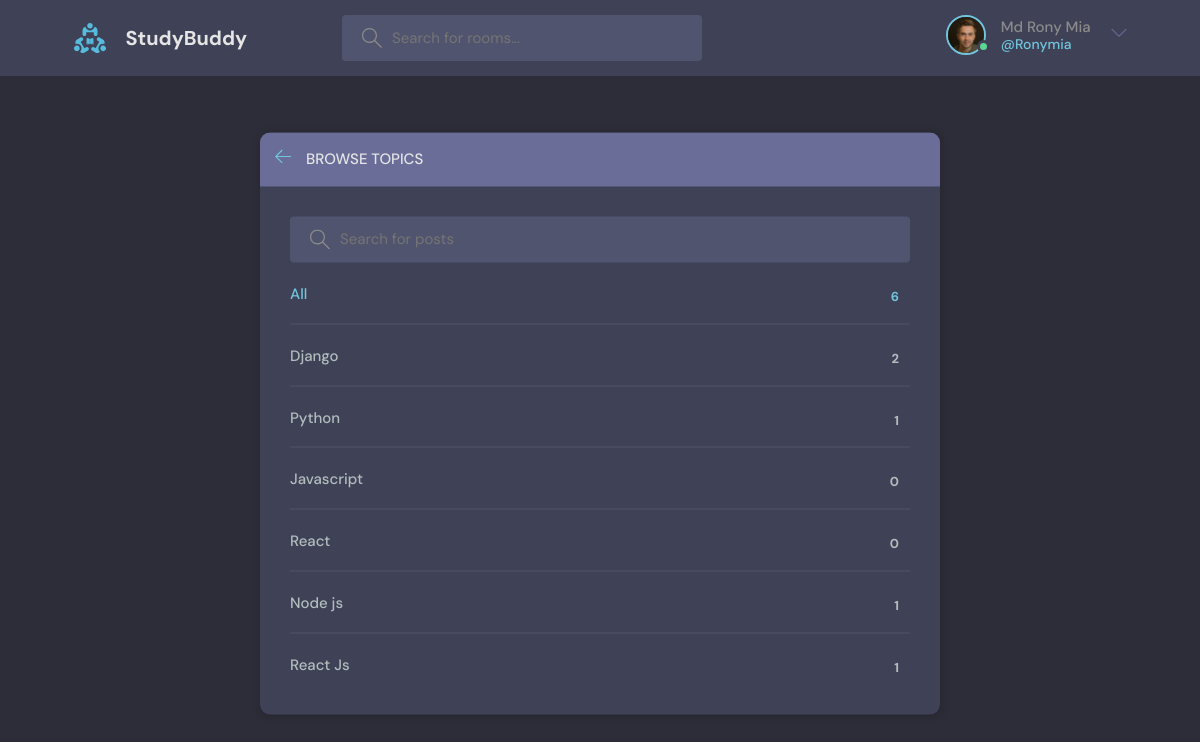
The app's page /topics/ (signed in) with its own data.
### devaccounts/models.py (models this page shows, shortened)
class Profile(models.Model):
    user = models.OneToOneField(User,on_delete=models.CASCADE)
    first_name = models.CharField(max_length=100,null=True,blank=True)
    username = models.CharField(max_length=100,null=True,blank=True)
    email = models.EmailField(max_length=100,null=True,blank=True)
    profile_pic = models.ImageField(upload_to='avatar',default='dennis.jpg',blank=True,null=True)
    bio = models.TextField()
    facebook_id = models.URLField(blank=True,null=True)
    twitter_id = models.URLField(blank=True,null=True)
    linkedin_id = models.URLField(blank=True,null=True)

### devproject/models.py (models this page shows, shortened)
class Topics(models.Model):
    name = models.CharField(max_length=120)

### devproject/views.py (the view)
# urls.py: path('topics/',views.topics,name='topics'),
def topics(request):
    q = request.GET.get('q') if request.GET.get('q') != None else ''
    topics = Topics.objects.filter(
        Q(name__icontains=q)
    )
    context = {'topics':topics}
    return render (request,'devproject/alltopics.html',context)

### devproject/templates/devproject/alltopics.html (shortened to what this page needs)
{% extends 'base.html' %}
{% block content %}
<main class="create-room layout">
    <div class="container">
      <div class="layout__box">
        <div class="layout__boxHeader">
          <div class="layout__boxTitle">
            <a href="{% url 'home' %}">
              <svg version="1.1" xmlns="http://www.w3.org/2000/svg" width="32" height="32" viewBox="0 0 32 32">
                <title>arrow-left</title>
                <path
                  d="M13.723 2.286l-13.723 13.714 13.719 13.714 1.616-1.611-10.96-10.96h27.625v-2.286h-27.625l10.965-10.965-1.616-1.607z"
                ></path>
              </svg>
            </a>
            <h3>Browse Topics</h3>
          </div>
        </div>
        <div class="topics-page layout__body">
          <form class="header__search" method='GET'>
            <label>
              <input name='q' placeholder="Search for posts" />
            </label>
          </form>
          <ul class="topics__list">
            <li>
              <a href="{% url 'topics' %}" class="active">All <span>{{topics.count}}</span></a>
            </li>
            {% for topic in topics %}
            <li>
              <a href="{% url 'home' %}?q={{topic.name}}">{{topic.name}} <span>{{topic.room_set.all.count}}</span></a>
            </li>
            {% endfor %}
          </ul>
        </div>
      </div>
    </div>
  </main>
{% endblock content %}

### templates/includes/header.html (shortened to what this page needs)
{% load static %}
<header class="header header--loggedIn">
    <div class="container">
      <a href="{% url 'home' %}" class="header__logo">
        <img src="{% static 'images/logo.svg' %}" />
        <h1>StudyBuddy</h1>
      </a>
      <form class="header__search" method='GET'>
        <label>
          <input name='q' placeholder="Search for rooms..." />
        </label>
      </form>
      <nav class="header__menu">
        {% if request.user.is_authenticated %}
        <div class="header__user">
          <a href="{% url 'profile' user.id %}">
            <div class="avatar avatar--medium active">
              <img src="{{request.user.profile.profile_pic.url}}" />
            </div>
            <p>{{request.user.first_name}} <span>@{{request.user.username}}</span></p>
          </a>
          <button class="dropdown-button">
            <svg version="1.1" xmlns="http://www.w3.org/2000/svg" width="32" height="32" viewBox="0 0 32 32">
              <title>chevron-down</title>
              <path d="M16 21l-13-13h-3l16 16 16-16h-3l-13 13z"></path>
            </svg>
          </button>
        </div>
        {% endif %}
      </nav>
    </div>
  </header>

### static/styles/style.css (style rules this page uses)
:root { --color-main: #71c6dd; --color-main-light: #e1f6fb; --color-dark: #3f4156; --color-dark-medium: #51546e; --color-dark-light: #696d97; --color-light: #e5e5e5; --color-gray: #8b8b8b; --color-light-gray: #b2bdbd; --color-bg: #2d2d39; --color-success: #5dd693; --color-error: #fc4b0b; }
* { font-family: "DM Sans", -apple-system, BlinkMacSystemFont, "Segoe UI", Roboto, Oxygen, Ubuntu, Cantarell, "Open Sans", "Helvetica Neue", sans-serif; margin: 0; padding: 0; box-sizing: border-box; text-rendering: optimizeLegibility; font-size: inherit; }
html { font-size: 56.25%; }
@media only screen and (min-width: 1200px) { html { font-size: 62.5%; } }
body { line-height: 1.6; font-weight: 400; font-size: 1.5rem; color: var(--color-light-gray); background-color: var(--color-bg); min-height: 100vh; }
img { width: 100%; }
a { display: inline-block; color: var(--color-main); text-decoration: none; }
.container { max-width: 120rem; width: 90%; margin: auto; }
.avatar { position: relative; display: inline-block; border-radius: 50%; border: 2px solid var(--color-main); }
.avatar img { display: block; border-radius: 50%; object-fit: cover; object-position: center; }
.avatar::after { content: ""; display: block; position: absolute; background-color: var(--color-gray); z-index: 111; border-radius: 50%; border: 0.3rem solid var(--color-dark); }
.avatar.active::after { background-color: var(--color-success); }
.avatar.avatar--medium img { width: 3.6rem; height: 3.6rem; border-radius: 50%; }
.avatar.avatar--medium:after { width: 0.7rem; height: 0.7rem; bottom: 0px; right: -6px; }
.header { padding: 1.5rem; background-color: var(--color-dark); }
.header > .container { display: flex; gap: 9.5rem; }
.header__logo, .header__user { display: flex; gap: 2rem; align-items: center; }
.header__logo > img { height: 3.2rem; width: 3.2rem; }
.header__logo > h1 { font-weight: 700; font-size: 2rem; color: var(--color-light); }
.header__search > label { background-color: var(--color-dark-medium); padding: 1.3rem 1rem; display: flex; align-items: center; gap: 1rem; border-radius: 4px; }
.header__search svg { fill: var(--color-gray); width: 2rem; height: 2rem; margin-left: 1rem; }
.header__search input { width: 30rem; background: transparent; border: none; outline: none; color: var(--color-light); }
.header__menu { margin-left: auto; position: relative; }
.header__menu a { display: flex; gap: 1.5rem; align-items: center; font-weight: 500; text-decoration: none; color: var(--color-gray); }
.header__menu img { height: 3.6rem; }
.header__menu p { line-height: 1.2; }
.header__menu span { color: var(--color-main); font-weight: 500; font-size: 1.4rem; display: block; }
.header__menu svg { width: 1.6rem; height: 1.6rem; fill: var(--color-dark-light); }
.dropdown-button { background: transparent; border: 0; outline: 0; cursor: pointer; }
.layout { margin-top: 2.4rem; }
.layout > .container { display: flex; justify-content: space-between; align-items: flex-start; }
.layout__box { width: 90%; max-width: 48rem; min-height: 40rem; position: absolute; top: 50%; left: 50%; transform: translate(-50%, -46%); background-color: var(--color-dark); border-radius: 1rem; box-shadow: 1px 1px 6px 3px rgba(0, 0, 0, 0.1); overflow: hidden; }
.layout__boxHeader { display: flex; padding: 1.5rem; background-color: var(--color-dark-light); }
.layout__boxTitle { display: flex; gap: 1.5rem; align-items: center; }
.layout__boxTitle h3 { text-transform: uppercase; font-weight: 500; color: var(--color-light); }
.layout__boxTitle svg { width: 1.6rem; height: 1.6rem; fill: var(--color-main); }
.layout__body { margin: 3rem; }
.topics__list { list-style: none; }
.topics__list li a { display: flex; justify-content: space-between; margin-bottom: 3rem; font-weight: 500; color: var(--color-light-gray); transition: all 0.3s ease-in-out; }
.topics__list li a.active, .topics__list li a:hover { color: var(--color-main); }
.topics__list li a span { padding: 0.5rem 1rem; background-color: var(--color-dark); border-radius: 3px; font-size: 1.3rem; font-weight: 700; letter-spacing: 1px; }
.topics-page .topics__list li:not(:last-child) a { margin: 2rem 0; padding-bottom: 1rem; text-decoration: none; border-bottom: 1px solid var(--color-dark-medium); }
.topics-page .header__search { display: block; }
.create-room.layout .layout__box { max-width: 68rem; }

### records on screen
Topics: name "Django", room_set.all.count "2"
Topics: name "Python", room_set.all.count "1"
Topics: name "Javascript", room_set.all.count "0"
Topics: name "React", room_set.all.count "0"
Topics: name "Node js", room_set.all.count "1"
Topics: name "React Js", room_set.all.count "1"

### other values on screen
{{ request.user.first_name }} "Md Rony Mia"
{{ request.user.username }} "Ronymia"
{{ topics.count }} "6"
